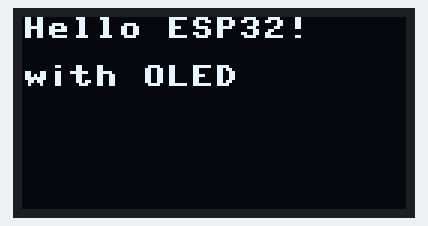
Recording of a program running on a simulated ESP32 board running MicroPython. On the bench: 128×64 one-colour display. What the program prints to the serial console is not drawn. At 0.1 s the program stops and its outputs stay as they are.

Above: at 0.1 s.

The program:

Screen.py
```python
from machine import Pin, I2C
import ssd1306

# Initialize I2C (GPIO22 = SCL, GPIO21 = SDA on ESP32)
i2c = I2C(0, scl=Pin(22), sda=Pin(21))

# Scan for devices
print('I2C devices found:', i2c.scan())

# Create OLED object (128x64)
oled = ssd1306.SSD1306_I2C(128, 64, i2c)

# Clear and write text
oled.fill(0)  # clear screen
oled.text("Hello ESP32!", 0, 0)
oled.text("with OLED", 0, 16)
oled.show()
```
